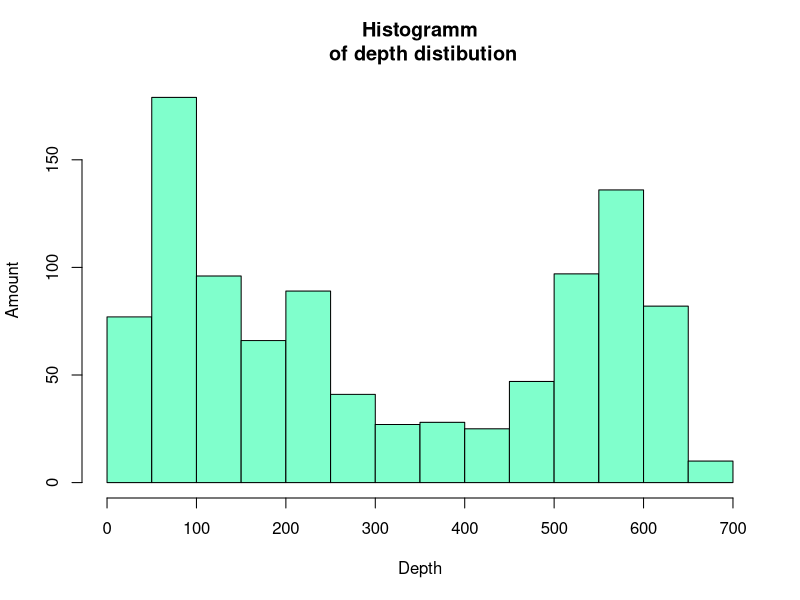
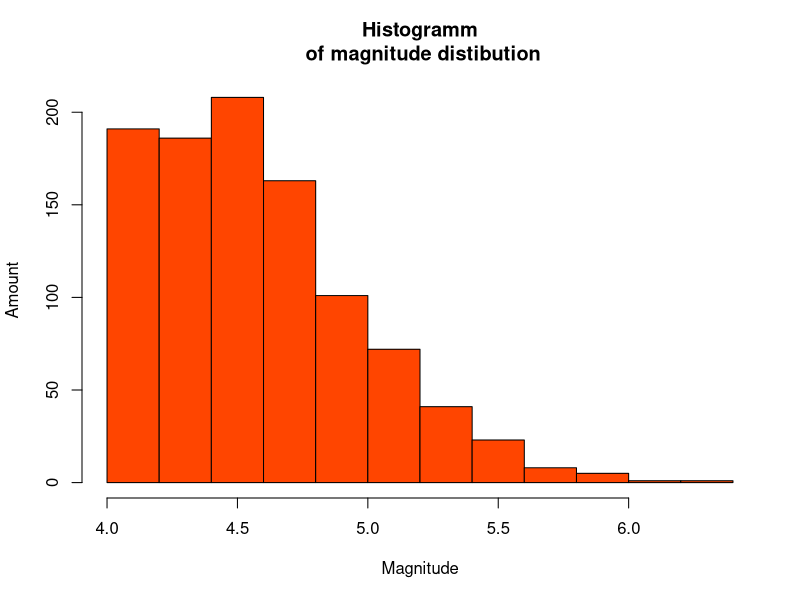
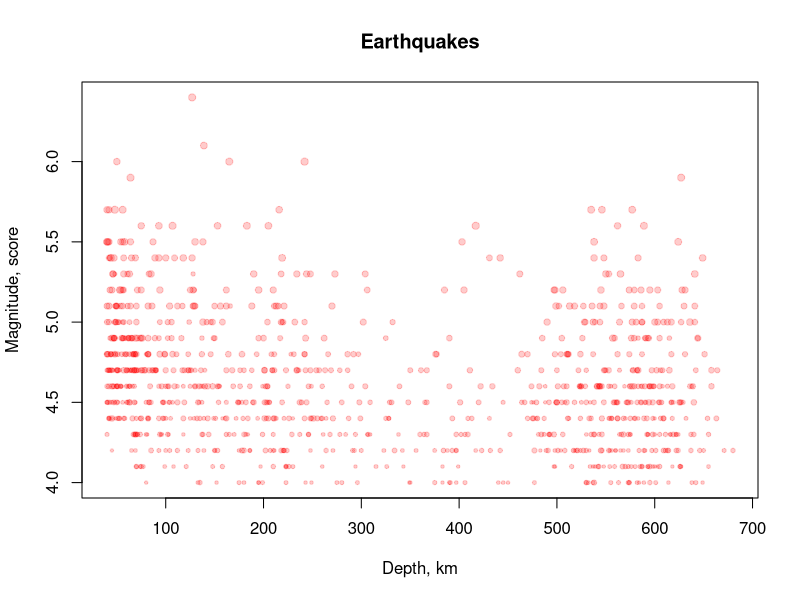

Here is the R script that generated these plots, in order:
data(quakes)
hist(quakes$depth, col = rgb(0.5, 1, 0.8), xlab = 'Depth', ylab = 'Amount',
     main = 'Histogramm\n of depth distibution')

hist(quakes$mag, col = 'orangered', xlab = 'Magnitude', ylab = 'Amount',
     main = 'Histogramm\n of magnitude distibution')

plot(quakes$depth, quakes$mag, pch = 19, 
     cex = 0.2*(log(quakes$stations)), 
     col = rgb(1, 0, 0, 0.2),
     main = 'Earthquakes', 
     xlab = 'Depth, km', 
     ylab = 'Magnitude, score')

